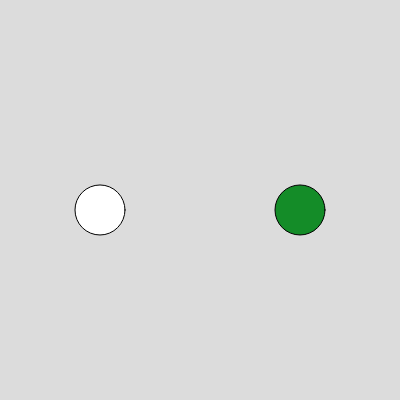
Frame 1 (no input)
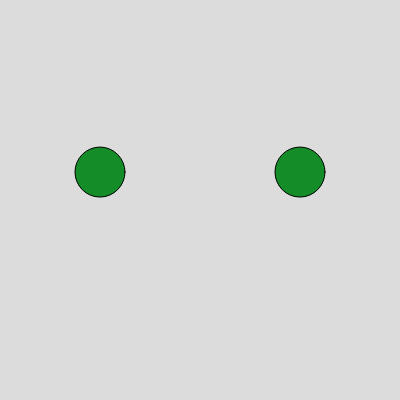
Frame 60 (no input)
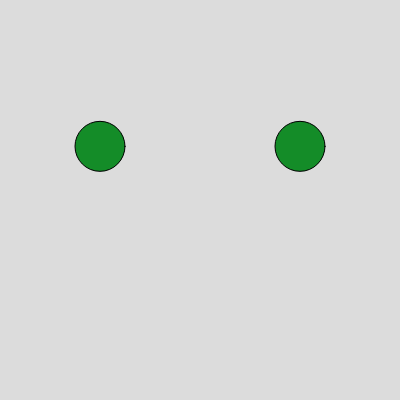
Frame 120 (the mouse pressed at the canvas centre since frame 60)

The p5.js sketch that drew these frames (run headless with seeded random() and noise() and a simulated clock; from frame 60 on, the mouse is pressed at the canvas centre):

// p5.js sketch
// ── sketch.js
let myBall;


function setup() {
  createCanvas(400, 400);
  myBall = new Ball(100, 200);
  myBall2 = new Ball(300, 300);

}

function draw() {
  background(220);
  myBall.move();
  myBall.display();

  myBall2.move();
  myBall2.display();
}

class Ball {
  constructor(startX, startY){
    this.x = startX;
    this.y = startY;
    this.dia = 50;
  }
  move(){ // all the animations
    // this.y = cos(frameCount * 0.1) * 100 + 200
    this.y = sin(frameCount * 0.1) * 100 + 200
  
  }
  display(){ // all the drawings
    circle(this.x, this.y, this.dia);
    fill(20, 140, 40)

  }
}
